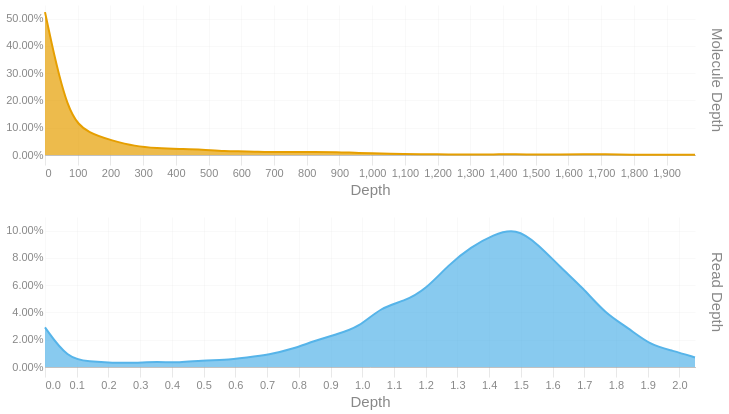

The cell this chart's notebook holds for it:
### Code cell
readdep = depth_hist(tb['Read Depth'], q99, 3)
readdep = readdep.with_columns(pl.lit('Read Depth').alias('Metric'))
if not SKIPLR:
    moldep = depth_hist(tb['Molecule Depth'], mol_q99, 1)
    moldep = moldep.with_columns(pl.lit('Molecule Depth').alias('Metric'))
    _hist = pl.concat([readdep, moldep])
    _hist = _hist.filter(pl.col('Proportion') != 0)
    with SafeRender(_hist):
        (
            alt.Chart(_hist)        
            .mark_area(interpolate = "basis")
            .encode(
                x=alt.X('Bin:Q').scale(domainMin=0).axis(alt.Axis(title='Depth')),
                y = alt.Y('Proportion:Q', title = None).axis(format = '.2%'),
                color = alt.Color('Metric:N').legend(None),
                row = alt.Row("Metric:N").header(title = None, labelOrient = 'right'),
                tooltip = [
                    alt.Tooltip("Metric:N", title = "Metric"),
                    alt.Tooltip('Interval:N', title = "Depth Interval"),
                    alt.Tooltip('Proportion:Q', title = "% Alignments").format('.2%')
                ]
            )
            .resolve_scale(x='independent', y='independent')
            .properties(
                height = 150, width = 650,
                usermeta={'embedOptions': {'downloadFileName': f'{samplename}.depth.hist'}}
            )
        ).display()
else:
    readdep = readdep.filter(pl.col('Proportion') != 0)
    with SafeRender(readdep):
        (
            alt.Chart(readdep)        
            .mark_area(interpolate = "basis")
            .encode(
                x=alt.X('Bin:Q').scale(domainMin=0).axis(alt.Axis(title='Depth')),
                y = alt.Y('Proportion:Q', title = None).axis(format = '.2%'),
                tooltip = [
                    alt.Tooltip('Interval:N', title = "Depth Interval"),
                    alt.Tooltip('Proportion:Q', title = "% Alignments").format('.2%')
                ]
            )
            .properties(
                usermeta={'embedOptions': {'downloadFileName': f'{samplename}.depth.hist'}}
            )
        ).display()

### Figure 1 — Vega-Lite specification as saved in the notebook (floating-point values rounded to 4 significant figures)
{"width": 650, "height": 150, "config": {"title": {"anchor": "start", "dy": -15, "fontSize": 18, "color": "#888888", "subtitleColor": "#888888", "subtitleFontSize": 14}, "arc": {"fill": "#0072B2"}, "axis": {"domainColor": "#888888", "domainWidth": 0.5, "gridWidth": 0.2, "grid": false, "titleFontWeight": 400, "titleFontSize": 15, "labelFontSize": 11, "labelColor": "#888888", "tickColor": "#888888", "tickWidth": 0.2, "titleColor": "#888888"}, "axisBand": {"grid": false}, "axisX": {"grid": true, "tickSize": 10, "domainCap": "round"}, "axisY": {"domain": false, "grid": true, "tickSize": 0, "domainCap": "round"}, "background": "transparent", "header": {"labelFontSize": 15, "labelColor": "#888888", "titleFontSize": 15, "titleFontWeight": 600, "titleColor": "#888888"}, "legend": {"labelFont": "sans-serif", "labelFontSize": 12, "labelColor": "#888888", "symbolSize": 100, "symbolType": "circle", "titleFontSize": 12, "titlePadding": 10, "titleColor": "#888888", "title": null}, "range": {"category": ["#E69F00", "#56B4E9", "#009E73", "#F0E442", "#0072B2", "#D55E00", "#CC79A7", "#000000"], "diverging": ["#cfe8f3", "#a2d4ec", "#73bfe2", "#46abdb", "#1696d2", "#12719e"]}, "area": {"fill": "#0072B2", "fillOpacity": 0.7, "line": true, "strokeOpacity": 0.7}, "line": {"color": "#0072B2", "stroke": "#0072B2", "strokeWidth": 2}, "trail": {"color": "#0072B2", "stroke": "#0072B2", "strokeWidth": 0, "size": 1}, "point": {"filled": true, "fillOpacity": 1.0, "size": 95}, "text": {"color": "#888888", "fontSize": 11, "align": "right", "fontWeight": 400, "size": 11}, "bar": {"fill": "#0072B2", "stroke": null}, "view": {"stroke": null, "continuousWidth": 660, "continuousHeight": 400}}, "data": {"name": "data-470ab4c1d1e8072f25b210dd14222146"}, "mark": {"type": "area", "interpolate": "basis"}, "encoding": {"color": {"field": "Metric", "legend": null, "type": "nominal"}, "row": {"field": "Metric", "header": {"title": null, "labelOrient": "right"}, "type": "nominal"}, "tooltip": [{"field": "Metric", "title": "Metric", "type": "nominal"}, {"field": "Interval", "title": "Depth Interval", "type": "nominal"}, {"field": "Proportion", "format": ".2%", "title": "% Alignments", "type": "quantitative"}], "x": {"axis": {"title": "Depth"}, "field": "Bin", "scale": {"domainMin": 0}, "type": "quantitative"}, "y": {"axis": {"format": ".2%"}, "field": "Proportion", "title": null, "type": "quantitative"}}, "resolve": {"scale": {"x": "independent", "y": "independent"}}, "usermeta": {"embedOptions": {"downloadFileName": "S1_Tusket_011.depth.hist"}}, "$schema": "https://vega.github.io/schema/vega-lite/v6.1.0.json", "datasets": {"data-470ab4c1d1e8072f25b210dd14222146": [{"Bin": 0.0, "Interval": "0.0-0.071", "Proportion": 0.029, "Metric": "Read Depth"}, {"Bin": 0.071, "Interval": "0.071-0.141", "Proportion": 0.006, "Metric": "Read Depth"}, {"Bin": 0.141, "Interval": "0.141-0.212", "Proportion": 0.004, "Metric": "Read Depth"}, {"Bin": 0.212, "Interval": "0.212-0.283", "Proportion": 0.003, "Metric": "Read Depth"}, {"Bin": 0.283, "Interval": "0.283-0.353", "Proportion": 0.003, "Metric": "Read Depth"}, {"Bin": 0.353, "Interval": "0.353-0.424", "Proportion": 0.004, "Metric": "Read Depth"}, {"Bin": 0.424, "Interval": "0.424-0.495", "Proportion": 0.003, "Metric": "Read Depth"}, {"Bin": 0.495, "Interval": "0.495-0.565", "Proportion": 0.005, "Metric": "Read Depth"}, {"Bin": 0.565, "Interval": "0.565-0.636", "Proportion": 0.005, "Metric": "Read Depth"}, {"Bin": 0.636, "Interval": "0.636-0.707", "Proportion": 0.007, "Metric": "Read Depth"}, {"Bin": 0.707, "Interval": "0.707-0.777", "Proportion": 0.009, "Metric": "Read Depth"}, {"Bin": 0.777, "Interval": "0.777-0.848", "Proportion": 0.013, "Metric": "Read Depth"}, {"Bin": 0.848, "Interval": "0.848-0.919", "Proportion": 0.019, "Metric": "Read Depth"}, {"Bin": 0.919, "Interval": "0.919-0.989", "Proportion": 0.024, "Metric": "Read Depth"}, {"Bin": 0.989, "Interval": "0.989-1.06", "Proportion": 0.029, "Metric": "Read Depth"}, {"Bin": 1.06, "Interval": "1.06-1.131", "Proportion": 0.044, "Metric": "Read Depth"}, {"Bin": 1.131, "Interval": "1.131-1.201", "Proportion": 0.048, "Metric": "Read Depth"}, {"Bin": 1.201, "Interval": "1.201-1.272", "Proportion": 0.057, "Metric": "Read Depth"}, {"Bin": 1.272, "Interval": "1.272-1.343", "Proportion": 0.075, "Metric": "Read Depth"}, {"Bin": 1.343, "Interval": "1.343-1.413", "Proportion": 0.088, "Metric": "Read Depth"}, {"Bin": 1.413, "Interval": "1.413-1.484", "Proportion": 0.097, "Metric": "Read Depth"}, {"Bin": 1.484, "Interval": "1.484-1.555", "Proportion": 0.102, "Metric": "Read Depth"}, {"Bin": 1.555, "Interval": "1.555-1.625", "Proportion": 0.09, "Metric": "Read Depth"}, {"Bin": 1.625, "Interval": "1.625-1.696", "Proportion": 0.073, "Metric": "Read Depth"}, {"Bin": 1.696, "Interval": "1.696-1.767", "Proportion": 0.058, "Metric": "Read Depth"}, {"Bin": 1.767, "Interval": "1.767-1.837", "Proportion": 0.039, "Metric": "Read Depth"}, {"Bin": 1.837, "Interval": "1.837-1.908", "Proportion": 0.029, "Metric": "Read Depth"}, {"Bin": 1.908, "Interval": "1.908-1.979", "Proportion": 0.016, "Metric": "Read Depth"}, {"Bin": 1.979, "Interval": "1.979-2.049", "Proportion": 0.012, "Metric": "Read Depth"}, {"Bin": 2.049, "Interval": "2.049-2.12", "Proportion": 0.007, "Metric": "Read Depth"}, {"Bin": 0.0, "Interval": "0.0-68.5", "Proportion": 0.524, "Metric": "Molecule Depth"}, {"Bin": 68.5, "Interval": "68.5-137.0", "Proportion": 0.138, "Metric": "Molecule Depth"}, {"Bin": 137.0, "Interval": "137.0-205.5", "Proportion": 0.078, "Metric": "Molecule Depth"}, {"Bin": 205.5, "Interval": "205.5-274.0", "Proportion": 0.053, "Metric": "Molecule Depth"}, {"Bin": 274.0, "Interval": "274.0-342.5", "Proportion": 0.032, "Metric": "Molecule Depth"}, {"Bin": 342.5, "Interval": "342.5-411.1", "Proportion": 0.025, "Metric": "Molecule Depth"}, {"Bin": 411.1, "Interval": "411.1-479.6", "Proportion": 0.022, "Metric": "Molecule Depth"}, {"Bin": 479.6, "Interval": "479.6-548.1", "Proportion": 0.02, "Metric": "Molecule Depth"}, {"Bin": 548.1, "Interval": "548.1-616.6", "Proportion": 0.013, "Metric": "Molecule Depth"}, {"Bin": 616.6, "Interval": "616.6-685.1", "Proportion": 0.014, "Metric": "Molecule Depth"}, {"Bin": 685.1, "Interval": "685.1-753.6", "Proportion": 0.01, "Metric": "Molecule Depth"}, {"Bin": 753.6, "Interval": "753.6-822.1", "Proportion": 0.011, "Metric": "Molecule Depth"}, {"Bin": 822.1, "Interval": "822.1-890.6", "Proportion": 0.011, "Metric": "Molecule Depth"}, {"Bin": 890.6, "Interval": "890.6-959.1", "Proportion": 0.011, "Metric": "Molecule Depth"}, {"Bin": 959.1, "Interval": "959.1-1027.6", "Proportion": 0.007, "Metric": "Molecule Depth"}, {"Bin": 1028.0, "Interval": "1027.6-1096.1", "Proportion": 0.006, "Metric": "Molecule Depth"}, {"Bin": 1096.0, "Interval": "1096.1-1164.6", "Proportion": 0.003, "Metric": "Molecule Depth"}, {"Bin": 1165.0, "Interval": "1164.6-1233.2", "Proportion": 0.003, "Metric": "Molecule Depth"}, {"Bin": 1233.0, "Interval": "1233.2-1301.7", "Proportion": 0.002, "Metric": "Molecule Depth"}, {"Bin": 1302.0, "Interval": "1301.7-1370.2", "Proportion": 0.002, "Metric": "Molecule Depth"}, {"Bin": 1370.0, "Interval": "1370.2-1438.7", "Proportion": 0.002, "Metric": "Molecule Depth"}, {"Bin": 1439.0, "Interval": "1438.7-1507.2", "Proportion": 0.003, "Metric": "Molecule Depth"}, {"Bin": 1507.0, "Interval": "1507.2-1575.7", "Proportion": 0.001, "Metric": "Molecule Depth"}, {"Bin": 1576.0, "Interval": "1575.7-1644.2", "Proportion": 0.002, "Metric": "Molecule Depth"}, {"Bin": 1644.0, "Interval": "1644.2-1712.7", "Proportion": 0.003, "Metric": "Molecule Depth"}, {"Bin": 1713.0, "Interval": "1712.7-1781.2", "Proportion": 0.003, "Metric": "Molecule Depth"}, {"Bin": 1781.0, "Interval": "1781.2-1849.7", "Proportion": 0.001, "Metric": "Molecule Depth"}, {"Bin": 1918.0, "Interval": "1918.2-1986.7", "Proportion": 0.001, "Metric": "Molecule Depth"}, {"Bin": 1987.0, "Interval": "1986.7-2055.25", "Proportion": 0.001, "Metric": "Molecule Depth"}]}}
